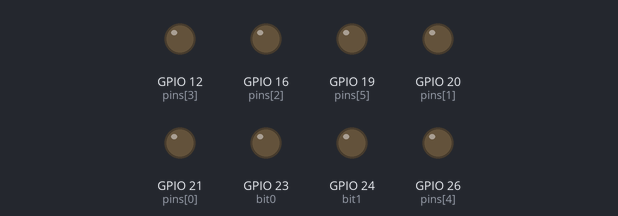
Simulated run of this program. Board: Raspberry Pi (BCM pin numbers). Shown: output pins drawn as LEDs (lit = HIGH). At 20.0 s the program stops and its outputs stay as they are.

Above: at 0.5 s.
At 3.5 s:
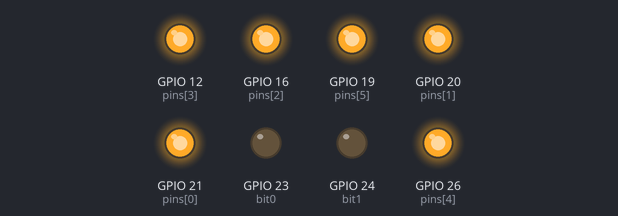
Timing chart, 0 to 4.6 s (numbered marks = the images above):
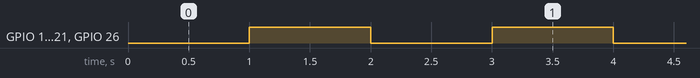

The program:

test.py
```python
import RPi.GPIO as GPIO
import time


#pins = [25,21,20,16,12,26,19,13]
pins = [21,20,16,12,26,19]
allpins = [23,24,21,20,16,12,26,19]
#allpins = [23,24,25,21,20,16,12,26,19,13]

bit0 = 23
bit1 = 24
BITS = [bit0,bit1]


GPIO.setmode(GPIO.BCM)

for pin in allpins:
    GPIO.setup(pin,GPIO.OUT)
    GPIO.output(pin,GPIO.HIGH)

GPIO.output(BITS,GPIO.LOW)

for i in range(10):
    GPIO.output(pins,0)
    time.sleep(1)
    GPIO.output(pins,1)
    time.sleep(1)

GPIO.cleanup()
```

Measured:
- by itself, GPIO 12 (pins[3]), GPIO 16 (pins[2]), GPIO 19 (pins[5]), GPIO 20 (pins[1]), GPIO 21 (pins[0]), GPIO 26 (pins[4]): alternates HIGH for 1.0 s and LOW for 1.0 s
